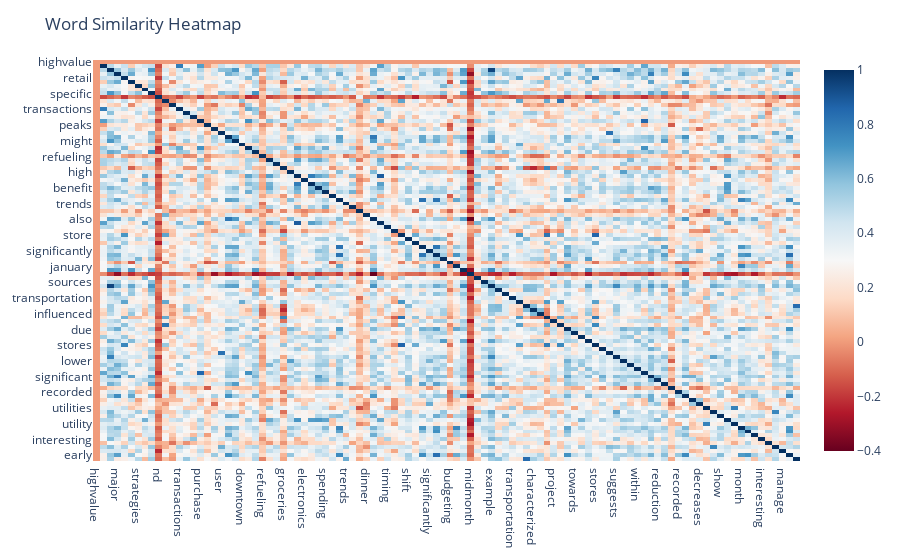

The notebook cell saved with this chart:
### Code cell
# Plot interactive heatmap
plot_interactive_heatmap(words, similarity_matrix)

### Figure 1 — Plotly figure (JSON) as saved in the notebook; plotly's stock layout.template omitted (floating-point values rounded to 4 significant figures; data arrays with more than 128 entries replaced by an {"elided": "..."} marker saying what was removed)
{"data": [{"coloraxis": "coloraxis", "hovertemplate": "x: %{x}<br>y: %{y}<br>color: %{z}<extra></extra>", "name": "0", "type": "heatmap", "x": ["highvalue", "transaction", "instance", "major", "retail", "notable", "strategies", "salary", "specific", "nd", "restaurant", "discretionary", "transactions", "behavior", "predictable", "purchase", "peaks", "old", "user", "made", "might", "downtown", "purchases", "related", "refueling", "insurance", "fixed", "groceries", "high", "payments", "electronics", "expenses", "benefit", "spending", "exhibit", "end", "trends", "bills", "th", "dinner", "also", "payment", "timing", "summary", "store", "shift", "clothing", "start", "significantly", "beginning", "focused", "budgeting", "january", "include", "midmonth", "rent", "sources", "example", "distinct", "events", "transportation", "shopping", "pattern", "characterized", "influenced", "grocery", "project", "restaurants", "due", "towards", "earnings", "primarily", "stores", "amounts", "users", "suggests", "lower", "financial", "within", "sale", "significant", "reduction", "follow", "freelance", "recorded", "several", "noticeable", "decreases", "utilities", "analysis", "show", "income", "utility", "month", "period", "received", "interesting", "onwards", "data", "manage", "early", "patterns"], "xaxis": "x", "y": ["highvalue", "transaction", "instance", "major", "retail", "notable", "strategies", "salary", "specific", "nd", "restaurant", "discretionary", "transactions", "behavior", "predictable", "purchase", "peaks", "old", "user", "made", "might", "downtown", "purchases", "related", "refueling", "insurance", "fixed", "groceries", "high", "payments", "electronics", "expenses", "benefit", "spending", "exhibit", "end", "trends", "bills", "th", "dinner", "also", "payment", "timing", "summary", "store", "shift", "clothing", "start", "significantly", "beginning", "focused", "budgeting", "january", "include", "midmonth", "rent", "sources", "example", "distinct", "events", "transportation", "shopping", "pattern", "characterized", "influenced", "grocery", "project", "restaurants", "due", "towards", "earnings", "primarily", "stores", "amounts", "users", "suggests", "lower", "financial", "within", "sale", "significant", "reduction", "follow", "freelance", "recorded", "several", "noticeable", "decreases", "utilities", "analysis", "show", "income", "utility", "month", "period", "received", "interesting", "onwards", "data", "manage", "early", "patterns"], "yaxis": "y", "z": {"elided": "102x102 float values"}}], "layout": {"coloraxis": {"colorscale": [[0, "rgb(103,0,31)"], [0.1, "rgb(178,24,43)"], [0.2, "rgb(214,96,77)"], [0.3, "rgb(244,165,130)"], [0.4, "rgb(253,219,199)"], [0.5, "rgb(247,247,247)"], [0.6, "rgb(209,229,240)"], [0.7, "rgb(146,197,222)"], [0.8, "rgb(67,147,195)"], [0.9, "rgb(33,102,172)"], [1, "rgb(5,48,97)"]]}, "margin": {"t": 60}, "title": {"text": "Word Similarity Heatmap"}, "xaxis": {"anchor": "y", "domain": [0, 1]}, "yaxis": {"anchor": "x", "autorange": "reversed", "domain": [0, 1]}}}
